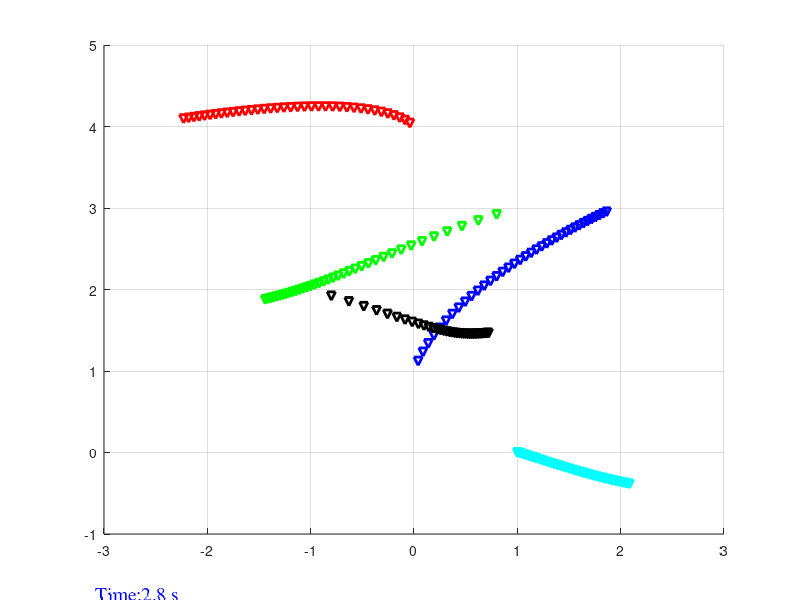

This figure's MATLAB source:
function laplacian_formation


    clear all;
    close all;
    %clc;
    deltaT = 0.08;
    threshold = 0.05;
    
    VGx = 0.0;  % goal velocity X
    VGy = 0.0; % goal velocity Y

    I = [-1  0  0  0 
          1 -1  0  0
          0  1 -1 -1
          0  0  1  0
          0  0  0  1];

    W = 0.5*(1.0) * eye(size(I,2)); % weight of edges in the graph

    x=[0,1,-1,0,1]'; %Initial positions X
    y=[4,3,2,1,0]'; %Initial positions Y


    bx = [0,2,6,8,8]';  % The desired X biases of the agents from the center of formation
    by = [4,2,2,4,0]'; % The desired Y biases of the agents from the center of formation
    %bx = [0,0,0,0,0]';  % The desired X biases of the agents from the center of formation
    %by = [0,0,0,0,0]'; % The desired Y biases of the agents from the center of formation

    L=I*W*I'; % computing the Laplace matrix  


 
    X= [x y];
    
    b = [bx by];

    hold on;
    grid on;
    %axis([-5,5,-5,5]);


    
    step=0;
    X_next = X;
    converged = 0;
    while (~converged)
        X = X_next;
        X_next = X + (-1)*L*(X-b) * deltaT;  % Laplacian feedback control

        X_next(:,1) = X_next(:,1) + deltaT*VGx; % constant velocity twards X-axis
        X_next(:,2) = X_next(:,2) + deltaT*VGy; % constant velocity twards Y-axis

        plot_agents(deltaT, step, X_next);
        step = step + 1;
        if (max(abs(X_next-X))<threshold)
            converged =1;
        end
        pause(0.1);
    end
    display('final position of agents');
    display(X);

    display('execution time:');
    display((step-2)*deltaT);
    
end


function plot_agents(stepsize, step, X)   
    plot(X(1,1),X(1,2),'vr','LineWidth',2);
    plot(X(2,1),X(2,2),'vg','LineWidth',2);
    plot(X(3,1),X(3,2),'vk','LineWidth',2);
    plot(X(4,1),X(4,2),'vb','LineWidth',2);
    plot(X(5,1),X(5,2),'vc','LineWidth',2);
    
        str1 = strcat('Time: ' , num2str((step-1)*stepsize,'%6.4g'), ' s');
    delete(findall(gcf,'Tag','Timetext'));
    annotationPos = [.12 0 0.6 0.3];
    htxtbox = annotation('textbox',annotationPos, ...
    'String'     ,str1, ...
    'FontSize'   ,14, ...
    'FitBoxToText', 'on', ...
    'EdgeColor', 'none', ...
    'FontName'   , 'Times', ...    
    'color','b', ...
    'Tag' , 'Timetext');

end

